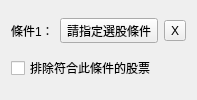
         <widget class="QWidget" name="widget_12" native="true">
          <property name="maximumSize">
           <size>
            <width>100</width>
            <height>16777215</height>
           </size>
          </property>
          <layout class="QVBoxLayout" name="verticalLayout_20">
           <item>
            <layout class="QHBoxLayout" name="horizontalLayout_51">
             <item>
              <widget class="QLabel" name="label_52">
               <property name="text">
                <string>條件1：</string>
               </property>
              </widget>
             </item>
             <item>
              <widget class="QToolButton" name="toolButton_38">
               <property name="text">
                <string>請指定選股條件</string>
               </property>
              </widget>
             </item>
             <item>
              <widget class="QToolButton" name="toolButton_39">
               <property name="text">
                <string>X</string>
               </property>
              </widget>
             </item>
             <item>
              <spacer name="horizontalSpacer_34">
               <property name="orientation">
                <enum>Qt::Horizontal</enum>
               </property>
               <property name="sizeHint" stdset="0">
                <size>
                 <width>40</width>
                 <height>20</height>
                </size>
               </property>
              </spacer>
             </item>
            </layout>
           </item>
           <item>
            <widget class="QCheckBox" name="checkBox_16">
             <property name="text">
              <string>排除符合此條件的股票</string>
             </property>
            </widget>
           </item>
          </layout>
         </widget>
